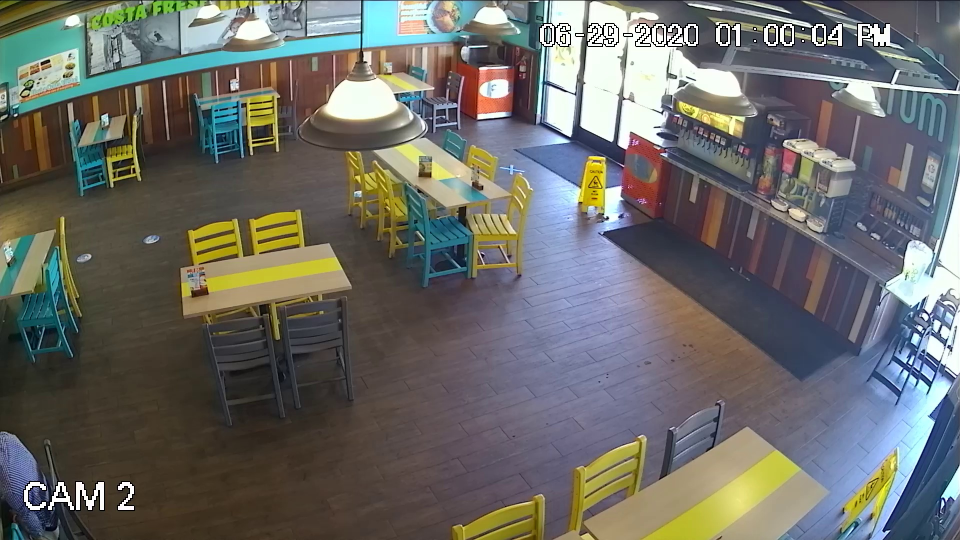
#> input picture task-2/frame_0.jpg, 1920 x 1080 px (shown at 1/2 size); its folder holds only this picture in this run
$ python explore.py
#> lines starting #> are read from the running program, lines starting #| are printed output that depends on the picture; after the words box and inside, x2 and y2 are one past the last pixel; in counts of white or black regions, pixels touching at a corner belong together
import cv2
import numpy as np
from tqdm import tqdm
import os
import json


window = 'Image'
low_h = 'lowH'
low_s = 'lowS'
low_v = 'lowV'
high_h = 'highH'
high_s = 'hishS'
high_v = 'highV'

DATA = 'task-2'
HSV_JSON = 'data.json'

HSVLOW = np.zeros(3)
HSVHIGH = np.zeros(3)

img = None
hsv = None
res = None
area = []

# [60 lines left out: functions callback, draw_contours, set_trackbar_values, not called in this run]

if __name__ == '__main__':
    files = sorted(os.listdir(DATA))
    cv2.namedWindow(window)

    #create trackbars for high,low H,S,V
    cv2.createTrackbar(low_h, window, 0, 179, callback)
    cv2.createTrackbar(high_h, window, 0, 179, callback)

    cv2.createTrackbar(low_s, window, 0, 255, callback)
    cv2.createTrackbar(high_s, window, 0, 255, callback)

    cv2.createTrackbar(low_v, window, 0, 255, callback)
    cv2.createTrackbar(high_v, window, 0, 255, callback)

    with open(HSV_JSON) as f:
#> (reads data.json from the repository)
        data = json.load(f)[-1]
        HSVLOW[0] = data['h_low']
        HSVLOW[1] = data['s_low']
        HSVLOW[2] = data['v_low']

        HSVHIGH[0] = data['h_high']
        HSVHIGH[1] = data['s_high']
        HSVHIGH[2] = data['v_high']

        # set_trackbar_values(data)

    for i in files:
        img = cv2.imread(os.path.join(DATA, i))
#> img is the input picture: shape (1080, 1920, 3); mean B, G, R 103.8, 107.7, 107.1
        img = cv2.resize(img, (720, 480))
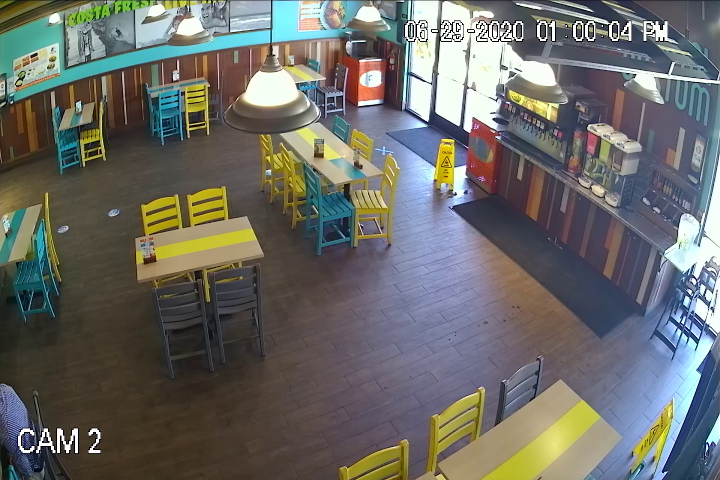
#> img: shape (480, 720, 3); mean B, G, R 103.8, 107.6, 107
        img = cv2.GaussianBlur(img, (5, 5), 0)
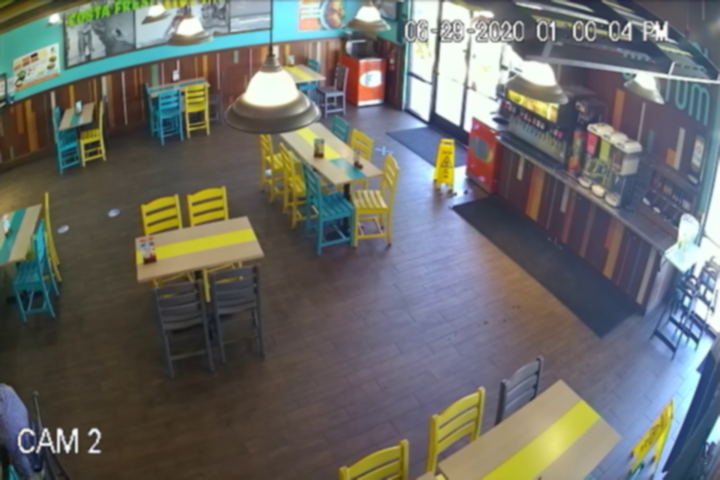
#> img: shape (480, 720, 3); mean B, G, R 103.8, 107.6, 107

        #convert sourece image to HSC color mode
        hsv = cv2.cvtColor(img, cv2.COLOR_BGR2HSV)
#> hsv: shape (480, 720, 3); mean H, S, V 69.6, 70.8, 122.1

        #making mask for hsv range
        mask = np.array(cv2.inRange(hsv, HSVLOW, HSVHIGH))
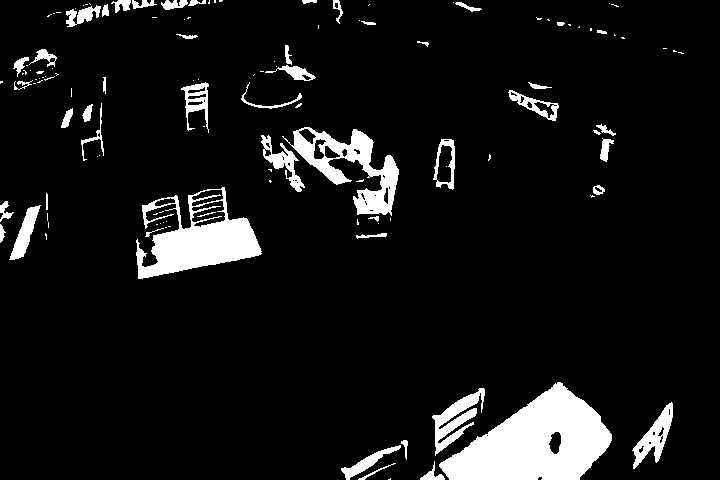
#> mask: shape (480, 720); 8.3% white; 126 white regions (76 under 20 px), largest, box (x1, y1, x2, y2) and area: (439, 382, 612, 480) 9802, (136, 187, 262, 279) 5382, (282, 127, 399, 216) 3516

        #masking HSV value selected color becomes black
        res = cv2.bitwise_and(img, img, mask=mask)
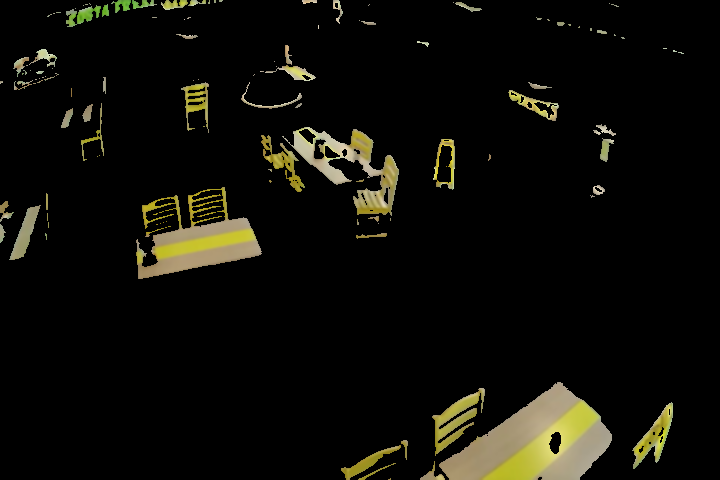
#> res: shape (480, 720, 3); mean B, G, R 8.3, 13.7, 14.4
        # draw_contours(res)

        # cv2.imshow('Mask', mask)
        cv2.imshow(window, res)
        cv2.imshow('Original Image', img)

        #waitfor the user to press escape and break the while loop
        k = cv2.waitKey()
#> (key Esc is pressed here)
        if k == 27:
            break

    #destroys all window
    cv2.destroyAllWindows()
    print(area)
